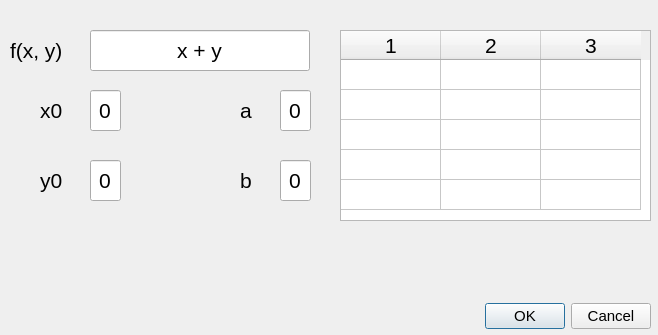
<?xml version="1.0" encoding="UTF-8"?>
<ui version="4.0">
 <class>euler_window</class>
 <widget class="QDialog" name="euler_window">
  <property name="geometry">
   <rect>
    <x>0</x>
    <y>0</y>
    <width>658</width>
    <height>335</height>
   </rect>
  </property>
  <property name="minimumSize">
   <size>
    <width>658</width>
    <height>335</height>
   </size>
  </property>
  <property name="maximumSize">
   <size>
    <width>658</width>
    <height>335</height>
   </size>
  </property>
  <property name="font">
   <font>
    <pointsize>16</pointsize>
   </font>
  </property>
  <property name="windowTitle">
   <string>Метод Эйлера</string>
  </property>
  <widget class="QDialogButtonBox" name="buttonBox">
   <property name="geometry">
    <rect>
     <x>480</x>
     <y>300</y>
     <width>171</width>
     <height>32</height>
    </rect>
   </property>
   <property name="font">
    <font>
     <pointsize>11</pointsize>
    </font>
   </property>
   <property name="orientation">
    <enum>Qt::Horizontal</enum>
   </property>
   <property name="standardButtons">
    <set>QDialogButtonBox::Cancel|QDialogButtonBox::Ok</set>
   </property>
  </widget>
  <widget class="QLabel" name="func_label">
   <property name="geometry">
    <rect>
     <x>10</x>
     <y>30</y>
     <width>51</width>
     <height>41</height>
    </rect>
   </property>
   <property name="font">
    <font>
     <pointsize>16</pointsize>
    </font>
   </property>
   <property name="text">
    <string>f(x, y)</string>
   </property>
  </widget>
  <widget class="QLabel" name="x0_label">
   <property name="geometry">
    <rect>
     <x>40</x>
     <y>90</y>
     <width>51</width>
     <height>41</height>
    </rect>
   </property>
   <property name="font">
    <font>
     <pointsize>16</pointsize>
    </font>
   </property>
   <property name="text">
    <string>x0</string>
   </property>
  </widget>
  <widget class="QLabel" name="y0_label">
   <property name="geometry">
    <rect>
     <x>40</x>
     <y>160</y>
     <width>51</width>
     <height>41</height>
    </rect>
   </property>
   <property name="font">
    <font>
     <pointsize>16</pointsize>
    </font>
   </property>
   <property name="text">
    <string>y0</string>
   </property>
  </widget>
  <widget class="QLabel" name="a_label">
   <property name="geometry">
    <rect>
     <x>240</x>
     <y>90</y>
     <width>41</width>
     <height>41</height>
    </rect>
   </property>
   <property name="font">
    <font>
     <pointsize>16</pointsize>
    </font>
   </property>
   <property name="text">
    <string>a</string>
   </property>
  </widget>
  <widget class="QLabel" name="b_label">
   <property name="geometry">
    <rect>
     <x>240</x>
     <y>160</y>
     <width>41</width>
     <height>41</height>
    </rect>
   </property>
   <property name="font">
    <font>
     <pointsize>16</pointsize>
    </font>
   </property>
   <property name="text">
    <string>b</string>
   </property>
  </widget>
  <widget class="QLineEdit" name="func_line_edit">
   <property name="geometry">
    <rect>
     <x>90</x>
     <y>30</y>
     <width>220</width>
     <height>41</height>
    </rect>
   </property>
   <property name="font">
    <font>
     <pointsize>16</pointsize>
    </font>
   </property>
   <property name="text">
    <string>x + y</string>
   </property>
   <property name="alignment">
    <set>Qt::AlignCenter</set>
   </property>
  </widget>
  <widget class="QLineEdit" name="x0_line_edit">
   <property name="geometry">
    <rect>
     <x>90</x>
     <y>90</y>
     <width>31</width>
     <height>41</height>
    </rect>
   </property>
   <property name="font">
    <font>
     <pointsize>16</pointsize>
    </font>
   </property>
   <property name="text">
    <string>0</string>
   </property>
   <property name="alignment">
    <set>Qt::AlignCenter</set>
   </property>
  </widget>
  <widget class="QLineEdit" name="a_line_edit">
   <property name="geometry">
    <rect>
     <x>280</x>
     <y>90</y>
     <width>31</width>
     <height>41</height>
    </rect>
   </property>
   <property name="font">
    <font>
     <pointsize>16</pointsize>
    </font>
   </property>
   <property name="text">
    <string>0</string>
   </property>
   <property name="alignment">
    <set>Qt::AlignCenter</set>
   </property>
  </widget>
  <widget class="QLineEdit" name="y0_line_edit">
   <property name="geometry">
    <rect>
     <x>90</x>
     <y>160</y>
     <width>31</width>
     <height>41</height>
    </rect>
   </property>
   <property name="font">
    <font>
     <pointsize>16</pointsize>
    </font>
   </property>
   <property name="text">
    <string>0</string>
   </property>
   <property name="alignment">
    <set>Qt::AlignCenter</set>
   </property>
  </widget>
  <widget class="QLineEdit" name="b_line_edit">
   <property name="geometry">
    <rect>
     <x>280</x>
     <y>160</y>
     <width>31</width>
     <height>41</height>
    </rect>
   </property>
   <property name="font">
    <font>
     <pointsize>16</pointsize>
    </font>
   </property>
   <property name="text">
    <string>0</string>
   </property>
   <property name="alignment">
    <set>Qt::AlignCenter</set>
   </property>
  </widget>
  <widget class="QTableWidget" name="x_y_table">
   <property name="enabled">
    <bool>true</bool>
   </property>
   <property name="geometry">
    <rect>
     <x>340</x>
     <y>30</y>
     <width>311</width>
     <height>191</height>
    </rect>
   </property>
   <property name="font">
    <font>
     <pointsize>16</pointsize>
    </font>
   </property>
   <property name="verticalScrollBarPolicy">
    <enum>Qt::ScrollBarAsNeeded</enum>
   </property>
   <property name="verticalScrollMode">
    <enum>QAbstractItemView::ScrollPerItem</enum>
   </property>
   <property name="rowCount">
    <number>5</number>
   </property>
   <property name="columnCount">
    <number>3</number>
   </property>
   <attribute name="horizontalHeaderVisible">
    <bool>true</bool>
   </attribute>
   <attribute name="horizontalHeaderCascadingSectionResizes">
    <bool>false</bool>
   </attribute>
   <attribute name="verticalHeaderVisible">
    <bool>false</bool>
   </attribute>
   <row/>
   <row/>
   <row/>
   <row/>
   <row/>
   <column/>
   <column/>
   <column/>
   <item row="0" column="0">
    <property name="text">
     <string/>
    </property>
    <property name="font">
     <font>
      <pointsize>16</pointsize>
     </font>
    </property>
    <property name="textAlignment">
     <set>AlignCenter</set>
    </property>
   </item>
  </widget>
 </widget>
 <resources/>
 <connections>
  <connection>
   <sender>buttonBox</sender>
   <signal>accepted()</signal>
   <receiver>euler_window</receiver>
   <slot>accept()</slot>
   <hints>
    <hint type="sourcelabel">
     <x>248</x>
     <y>254</y>
    </hint>
    <hint type="destinationlabel">
     <x>157</x>
     <y>274</y>
    </hint>
   </hints>
  </connection>
  <connection>
   <sender>buttonBox</sender>
   <signal>rejected()</signal>
   <receiver>euler_window</receiver>
   <slot>reject()</slot>
   <hints>
    <hint type="sourcelabel">
     <x>316</x>
     <y>260</y>
    </hint>
    <hint type="destinationlabel">
     <x>286</x>
     <y>274</y>
    </hint>
   </hints>
  </connection>
 </connections>
</ui>
